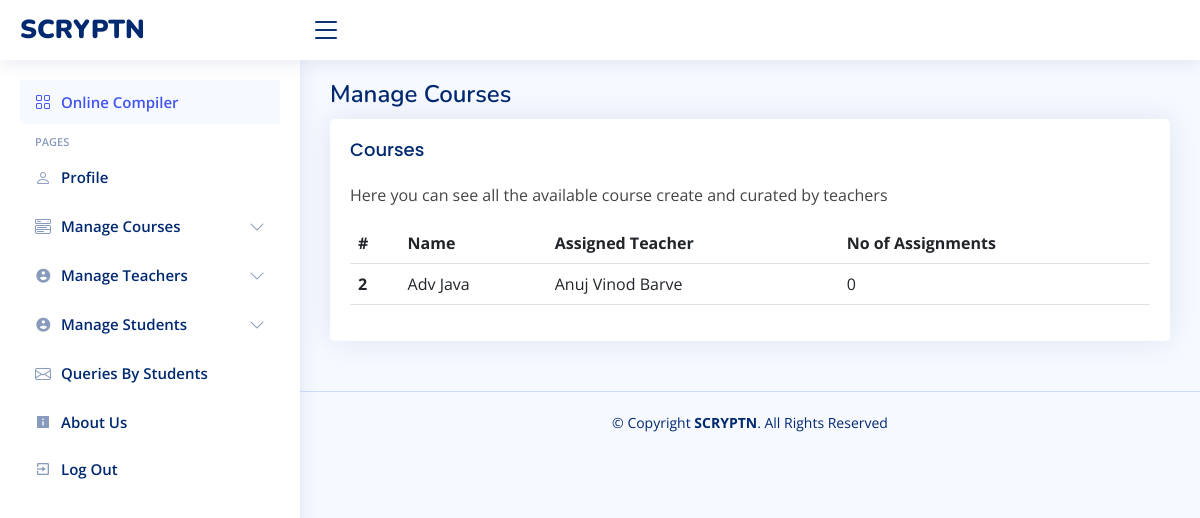
The page /admin/manage_courses.php on the database its author committed.
### tables this page shows
CREATE TABLE `courses` (
  `id` int(11) NOT NULL,
  `course_name` varchar(255) NOT NULL,
  `course_teacher` varchar(255) NOT NULL,
  `assignments_no` int(11) DEFAULT NULL
);

### admin/manage_courses.php (the view, shortened to what this page needs)
<!DOCTYPE html>
<html lang="en">
<head>
    <link href="../assets/vendor/bootstrap/css/bootstrap.min.css" rel="stylesheet">
    <link href="../assets/vendor/bootstrap-icons/bootstrap-icons.css" rel="stylesheet">
    <link href="../assets/vendor/boxicons/css/boxicons.min.css" rel="stylesheet">
    <link href="../assets/vendor/quill/quill.snow.css" rel="stylesheet">
    <link href="../assets/vendor/quill/quill.bubble.css" rel="stylesheet">
    <link href="../assets/vendor/remixicon/remixicon.css" rel="stylesheet">
    <link href="../assets/vendor/simple-datatables/style.css" rel="stylesheet">
    <link href="../assets/css/style.css" rel="stylesheet">
</head>
<body>
    <?php include './includes/header.php'; ?>
    <?php include './includes/sidenav.php'; ?>
    <main id="main" class="main">
        <div class="pagetitle">
            <h1>Manage Courses</h1>
        </div>
        <section class="section">
      <div class="row">
        <div class="col-lg-12">
          <div class="card">
            <div class="card-body">
              <h5 class="card-title">Courses</h5>
              <p>Here you can see all the available course create and curated by teachers</p>
              <table class="table datatable">
                <thead>
                  <tr>
                    <th scope="col">#</th>
                    <th scope="col">Name</th>
                    <th scope="col">Assigned Teacher</th>
                    <th scope="col">No of Assignments</th>
                  </tr>
                </thead>
                <tbody>
                <?php
                $servername = "localhost";
                $username = "root";
                $password = "";
                $databasename = "scr";
                $conn = new mysqli(
                    $servername,
                    $username,
                    $password,
                    $databasename
                );
                $query_file = "SELECT * FROM `courses`";
                $result_file = $conn->query($query_file);
                if ($result_file->num_rows > 0) {
                    while ($row = $result_file->fetch_assoc()) {
                        echo "<tr>";
                        echo "<th scope='row'>".$row['id']."</th>";
                        echo "<td>".$row['course_name']."</td>";
                        echo "<td>".$row['course_teacher']."</td>";
                        echo "<td>".$row['assignments_no']."</td>";
                        echo "</tr>";
                    }
                } else {
                    echo "0 results";
                }
                ?>
                </tbody>
              </table>
            </div>
          </div>
        </div>
      </div>
    </section>
    </main>
    <footer id="footer" class="footer">
        <div class="copyright">
            &copy; Copyright <strong><span>SCRYPTN</span></strong>. All Rights Reserved
        </div>
    </footer>
</body>
</html>

### assets/css/style.css (style rules this page uses)
:root { scroll-behavior: smooth; }
body { font-family: "Open Sans", sans-serif; background: #f6f9ff; color: #444444; }
h1, h2, h3, h4, h5, h6 { font-family: "Nunito", sans-serif; }
#main { margin-top: 60px; padding: 20px 30px; transition: all 0.3s; }
.pagetitle { margin-bottom: 10px; }
.pagetitle h1 { font-size: 24px; margin-bottom: 0; font-weight: 600; color: #012970; }
.card { margin-bottom: 30px; border: none; border-radius: 5px; box-shadow: 0px 0 30px rgba(1, 41, 112, 0.1); }
.card-title { padding: 20px 0 15px 0; font-size: 18px; font-weight: 500; color: #012970; font-family: "Poppins", sans-serif; }
.card-body { padding: 0 20px 20px 20px; }
@media (min-width: 1200px) { #main, #footer { margin-left: 300px; } }
.footer { padding: 20px 0; font-size: 14px; transition: all 0.3s; border-top: 1px solid #cddfff; }
.footer .copyright { text-align: center; color: #012970; }

### rows shown on the page
courses: id "2", course_name "Adv Java", course_teacher "Anuj Vinod Barve", assignments_no "0"
